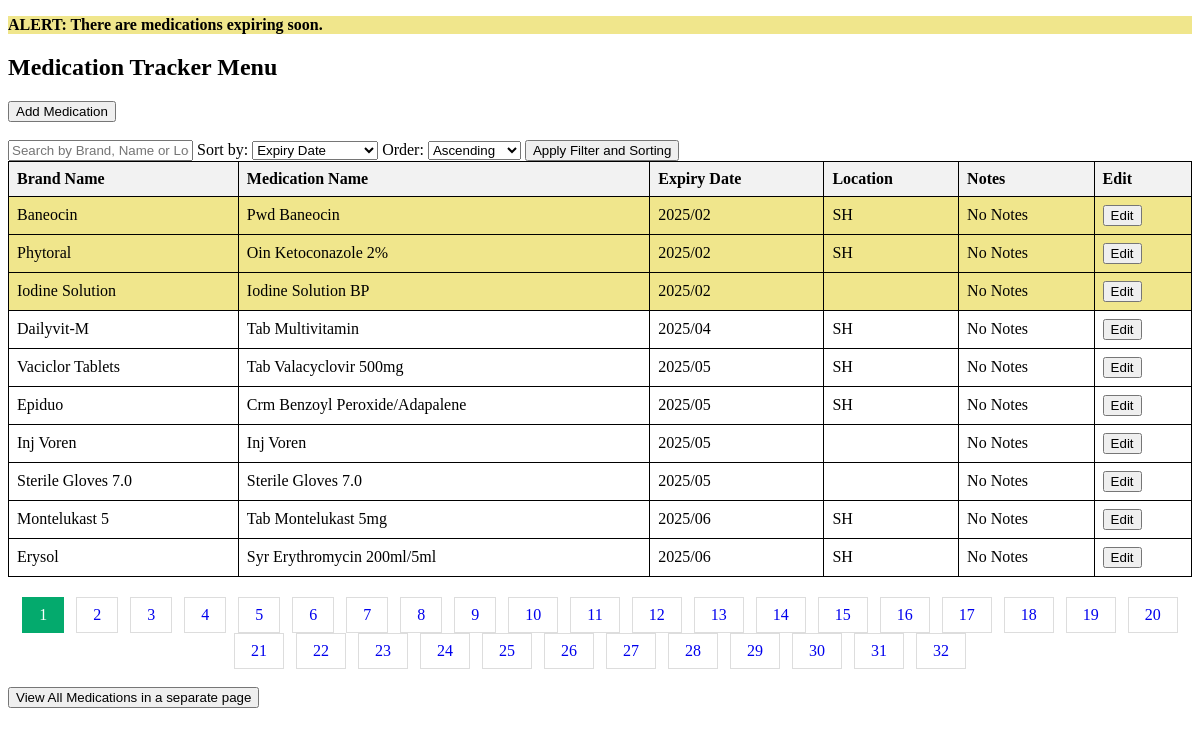
The page / on the database its author committed.
### tables this page shows
CREATE TABLE medications (
            medication_id INTEGER PRIMARY KEY AUTOINCREMENT,
            brand_name TEXT NOT NULL,
            medication_name TEXT NOT NULL,
            expiry_date TEXT NOT NULL,
            location TEXT,
            notes TEXT
        );

### app.py (the view, shortened to what this page needs)
@app.route("/", methods=["GET", "POST"])
def index():
    db = MedicationDatabase()
    expiry_alerts = get_expiry_alerts(db)
    brand_name_error = None
    search_term = request.args.get("search_term", "")
    sort_by = request.args.get("sort_by", "expiry_date")
    sort_order = request.args.get("sort_order", "asc")
    page = request.args.get("page", 1, type=int)
    per_page = 10
    with db as db_conn:
        query = "SELECT * FROM medications"
        query_args = []
        query += f" ORDER BY {sort_by} {sort_order}"
        db_conn.cursor.execute(query, query_args)
        all_medications = db_conn.cursor.fetchall()
    start = (page - 1) * per_page
    end = start + per_page
    medications = all_medications[start:end]
    total_meds = len(all_medications)
    total_pages = (total_meds + per_page - 1) // per_page
    return render_template(
        "index.html",
        medications=medications,
        expiry_alerts=expiry_alerts,
        brand_name_error=brand_name_error,
        sort_by=sort_by,
        search_term=search_term,
        sort_order=sort_order,
        db=db,
        page=page,
        total_pages=total_pages,
    )

### database.py (called while the page is built)
    def __enter__(self):
        self.conn = sqlite3.connect(self.db_name)
        self.cursor = self.conn.cursor()
        return self

    def __exit__(self, exc_type, exc_val, exc_tb):
        if self.conn:
            self.conn.close()

### templates/index.html (shortened to what this page needs)
<!DOCTYPE html>
<html lang="en">
<head>
</head>
<body>
    {% if expiry_alerts['expiring_in_one_month'] or expiry_alerts['expiring_in_two_months'] %}
    <div class="alert-yellow">
        <p><strong>ALERT: There are medications expiring soon.</strong></p>
    </div>
    {% endif %}
    <h2>Medication Tracker Menu</h2>
    <button id="add-med-button">Add Medication</button>
    <br><br>
    <form method="get">
        <input type="text" name="search_term" placeholder="Search by Brand, Name or Location"
            value="{{ search_term if search_term else ''}}">
        <label for="sort_by">Sort by:</label>
        <select name="sort_by" id="sort_by">
            <option value="expiry_date" {% if sort_by=="expiry_date" %}selected{% endif %}>Expiry Date</option>
        </select>
        <label for="sort_order">Order:</label>
        <select name="sort_order" id="sort_order">
            <option value="asc" {% if sort_order=="asc" %}selected{% endif %}>Ascending</option>
        </select>
        <button type="submit">Apply Filter and Sorting</button>
    </form>
    <table>
        <thead>
            <tr>
                <th>Brand Name</th>
                <th>Medication Name</th>
                <th>Expiry Date</th>
                <th>Location</th>
                <th>Notes</th>
                <th>Edit</th>
            </tr>
        </thead>
        <tbody>
            {% for medication in medications %}
            <tr
                class="{% if medication in expiry_alerts['expired'] %}expired{% elif medication in expiry_alerts['expiring_in_one_month'] or medication in expiry_alerts['expiring_in_two_months'] %}expiring{% endif %}">
                <td>{{ medication[1] }}</td>
                <td>{{ medication[2] }}</td>
                <td>{{ medication[3] }}</td>
                <td>{{ medication[4] }}</td>
                <td>{{ medication[5] if medication[5] else 'No Notes' }}</td>
                <td>
                    <a href="/edit/{{medication[0]}}"><button>Edit</button></a>
                </td>
            </tr>
            {% endfor %}
        </tbody>
    </table>
    <div class="pagination">
        {% for page_num in range(1, total_pages + 1) %}
        <a href="?page={{ page_num }}&sort_by={{sort_by}}&sort_order={{sort_order}}&search_term={{search_term}}" {% if
            page==page_num %}class="active" {% endif %}>{{ page_num }}</a>
        {% endfor %}
    </div>
    <br>
    <a href="/medications"><button>View All Medications in a separate page</button></a>
</body>
</html>

### templates/index.html (style rules this page uses)
table { border-collapse: collapse; width: 100%; }
th, td { border: 1px solid black; padding: 8px; text-align: left; }
th { background-color: #f2f2f2; }
.expiring { background-color: #f0e68c; }
.alert-yellow { background-color: #f0e68c; }
.pagination { margin-top: 20px; text-align: center; }
.pagination a { display: inline-block; padding: 8px 16px; text-decoration: none; border: 1px solid #ddd; margin: 0 4px; }
.pagination a.active { background-color: #04AA6D; color: white; border: 1px solid #04AA6D; }

### rows shown on the page
medications: brand_name "Baneocin", medication_name "Pwd Baneocin", expiry_date "2025/02", location "SH", notes "No Notes"
medications: brand_name "Phytoral", medication_name "Oin Ketoconazole 2%", expiry_date "2025/02", location "SH", notes "No Notes"
medications: brand_name "Iodine Solution", medication_name "Iodine Solution BP", expiry_date "2025/02", notes "No Notes"
medications: brand_name "Dailyvit-M", medication_name "Tab Multivitamin", expiry_date "2025/04", location "SH", notes "No Notes"
medications: brand_name "Vaciclor Tablets", medication_name "Tab Valacyclovir 500mg", expiry_date "2025/05", location "SH", notes "No Notes"
medications: brand_name "Epiduo", medication_name "Crm Benzoyl Peroxide/Adapalene", expiry_date "2025/05", location "SH", notes "No Notes"
medications: brand_name "Inj Voren", medication_name "Inj Voren", expiry_date "2025/05", notes "No Notes"
medications: brand_name "Sterile Gloves 7.0", medication_name "Sterile Gloves 7.0", expiry_date "2025/05", notes "No Notes"
medications: brand_name "Montelukast 5", medication_name "Tab Montelukast 5mg", expiry_date "2025/06", location "SH", notes "No Notes"
medications: brand_name "Erysol", medication_name "Syr Erythromycin 200ml/5ml", expiry_date "2025/06", location "SH", notes "No Notes"

### other values the page prints
{{ page_num }} "1" "2" "3" "4" "5" "6" "7" "8" "9" "10" "11" "12" "13" "14" "15" "16" "17" "18" "19" "20" "21" "22" "23" "24" "25" "26" "27" "28" "29" "30" "31" "32"
